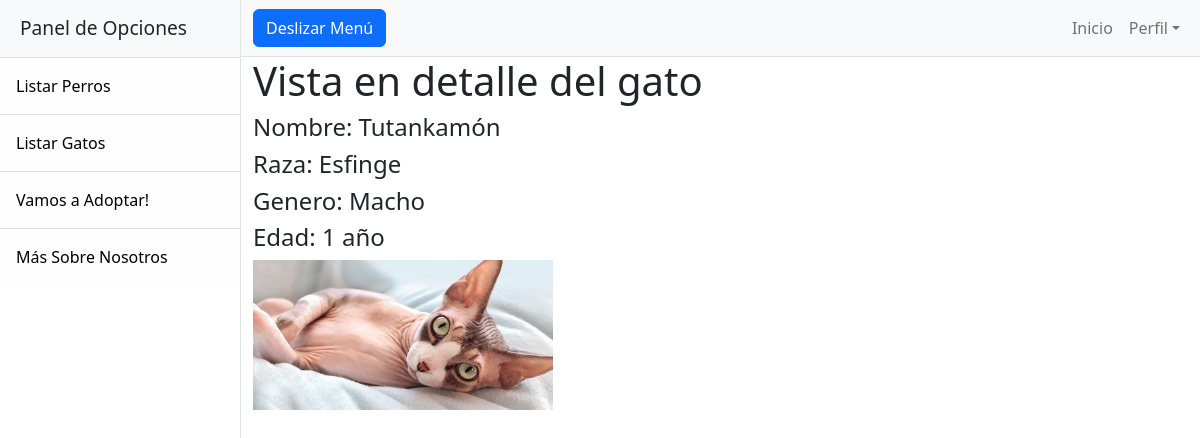
The app's page /Centro-Adopcion/detalle-gato/8 with its own data.
### Centro_Adopcion/models.py (models this page shows, shortened)
class Cats(models.Model):
    Name=models.CharField(max_length=40, verbose_name="Nombre:")
    Race=models.CharField(max_length=40, verbose_name="Raza:")
    Gender=models.CharField(max_length=40, verbose_name="Genero:(Macho o Hembra)")
    Age=models.CharField(max_length=40, verbose_name="Edad:(Meses o Años)")
    Foto = models.ImageField(upload_to='fotos_mascotas', blank=True, null=True)
    class Meta:
        verbose_name = 'Cat'
        verbose_name_plural = 'Cats'

### Centro_Adopcion/views.py (the view)
# urls.py: path('detalle-gato/<pk>', CatsDetail.as_view(), name='DetalleGato'),
class CatsDetail(DetailView):
  model = Cats
  template_name = 'gato_detail.html'
  context_object_name = "gato"

### Centro_Adopcion/templates/gato_detail.html
{% extends 'base.html' %}
{% block content %}
<h1> Vista en detalle del gato </h1>
<h4>Nombre: {{gato.Name}}</h4>
<h4>Raza: {{gato.Race}}</h4>
<h4>Genero: {{gato.Gender}}</h4>
<h4>Edad: {{gato.Age}}</h4>
{% if gato.Foto %}
    <img src="{{ gato.Foto.url }}" alt="{{ gato.Name }}" style="max-width: 300px; max-height: 300px;">
{% else %}
    <p>No hay imagen disponible para este gato.</p>
{% endif %}
{% endblock %}

### records on screen
Cats: Name "Tutankamón", Race "Esfinge", Gender "Macho", Age "1 año", Foto (picture)
